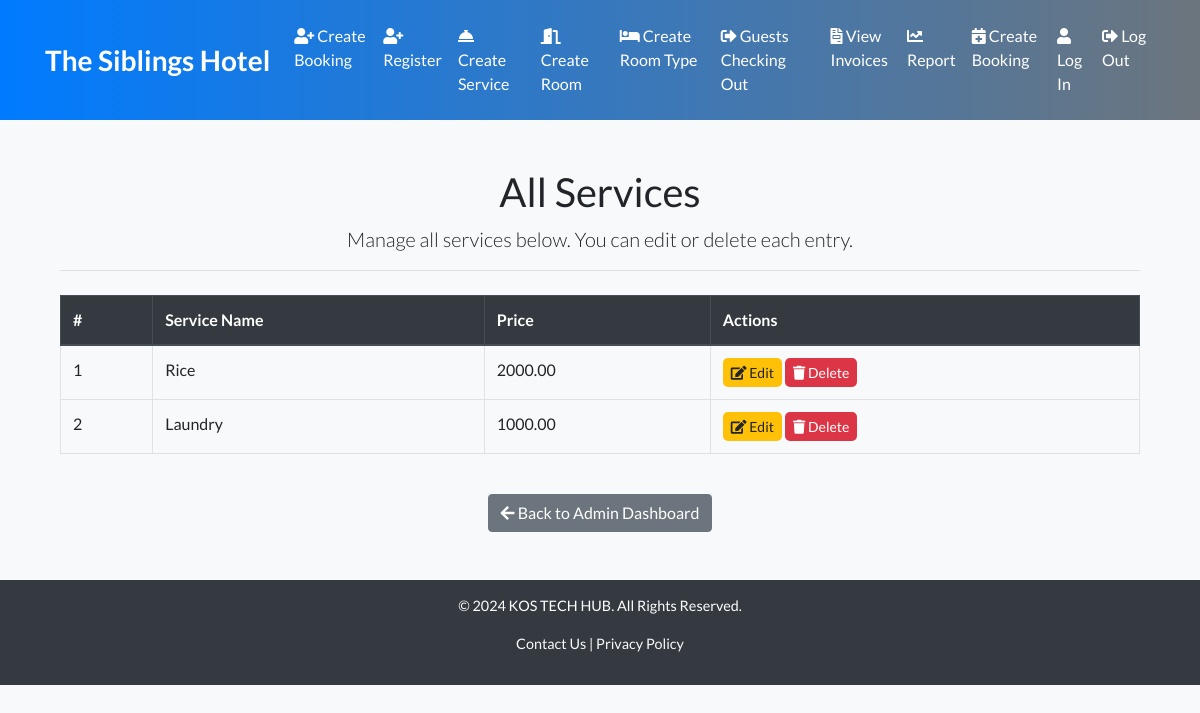
Screenshot of /admin-dashboard/services/ (signed in) with the database file from the repository.
### hotel/models.py (models this page shows, shortened)
class Service(models.Model):
    name = models.CharField(max_length=100)
    price = models.DecimalField(max_digits=10, decimal_places=2)

### hotel/views.py (the view)
# urls.py: path('admin-dashboard/services/', views.admin_service_list, name='admin_service_list'),
@login_required
@admin_required
def admin_service_list(request):
    services = Service.objects.all()
    return render(request, 'hotel/service_list.html', {'services': services})

### hotel/views.py (called while the page is built)
def is_admin_user(user):
    return user.is_superuser

### hotel/templates/hotel/service_list.html (shortened to what this page needs)
{% extends 'hotel/base.html' %}
{% block content %}
<div class="container my-5">
    <h1 class="text-center">All Services</h1>
    <p class="lead text-center">Manage all services below. You can edit or delete each entry.</p>
    <hr class="mb-4">
    <div class="table-responsive">
        <table class="table table-hover table-bordered">
            <thead class="thead-dark">
                <tr>
                    <th scope="col">#</th>
                    <th scope="col">Service Name</th>
                    <th scope="col">Price</th>
                    <th scope="col">Actions</th>
                </tr>
            </thead>
            <tbody>
                {% for service in services %}
                <tr>
                    <td>{{ forloop.counter }}</td>
                    <td>{{ service.name }}</td>
                    <td>{{ service.price }}</td>
                    <td>
                        <a href="{% url 'edit_service' service.id %}" class="btn btn-warning btn-sm">
                            <i class="fas fa-edit"></i> Edit
                        </a>
                        <a href="{% url 'delete_service' service.id %}" class="btn btn-danger btn-sm">
                            <i class="fas fa-trash"></i> Delete
                        </a>
                    </td>
                </tr>
                {% endfor %}
            </tbody>
        </table>
    </div>
    <div class="text-center mt-4">
        <a href="{% url 'admin_dashboard' %}" class="btn btn-secondary">
            <i class="fas fa-arrow-left"></i> Back to Admin Dashboard
        </a>
    </div>
</div>
<link rel="stylesheet" href="https://cdnjs.cloudflare.com/ajax/libs/font-awesome/5.15.4/css/all.min.css">
{% endblock %}

### hotel/templates/hotel/base.html (style rules this page uses)
body, html { font-family: 'Lato', sans-serif; background-color: #f8f9fa; }

### hotel/templates/hotel/service_list.html (style rules this page uses)
body { background-color: #f8f9fa; }
.btn-warning { background-color: #ffc107; border: none; border-radius: 5px; }
.btn-danger { background-color: #dc3545; border: none; border-radius: 5px; }

### rows the page displays
Service: name "Rice", price "2000.00"
Service: name "Laundry", price "1000.00"
